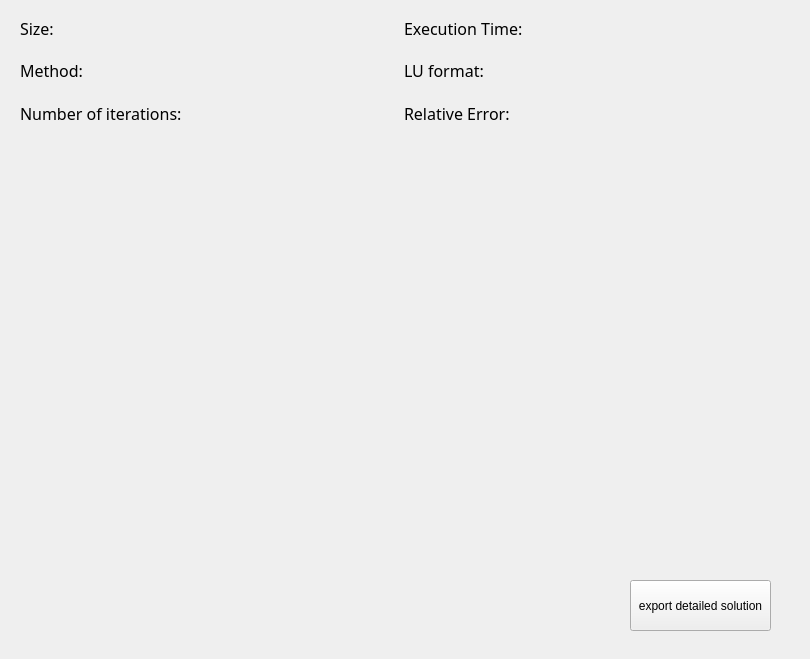
<?xml version="1.0" encoding="UTF-8"?>
<ui version="4.0">
 <class>ans</class>
 <widget class="QWidget" name="ans">
  <property name="geometry">
   <rect>
    <x>0</x>
    <y>0</y>
    <width>810</width>
    <height>659</height>
   </rect>
  </property>
  <property name="windowTitle">
   <string>Form</string>
  </property>
  <widget class="QPushButton" name="solutionButton">
   <property name="geometry">
    <rect>
     <x>630</x>
     <y>580</y>
     <width>141</width>
     <height>51</height>
    </rect>
   </property>
   <property name="text">
    <string>export detailed solution</string>
   </property>
  </widget>
  <widget class="QWidget" name="gridLayoutWidget">
   <property name="geometry">
    <rect>
     <x>20</x>
     <y>10</y>
     <width>761</width>
     <height>121</height>
    </rect>
   </property>
   <layout class="QGridLayout" name="gridLayout">
    <item row="1" column="0">
     <widget class="QLabel" name="MethodLabel">
      <property name="font">
       <font>
        <family>MV Boli</family>
        <pointsize>12</pointsize>
       </font>
      </property>
      <property name="text">
       <string>Method:</string>
      </property>
     </widget>
    </item>
    <item row="2" column="0">
     <widget class="QLabel" name="iterationsLabel">
      <property name="font">
       <font>
        <family>MV Boli</family>
        <pointsize>12</pointsize>
       </font>
      </property>
      <property name="text">
       <string>Number of iterations: </string>
      </property>
     </widget>
    </item>
    <item row="2" column="1">
     <widget class="QLabel" name="iterations">
      <property name="text">
       <string/>
      </property>
     </widget>
    </item>
    <item row="1" column="1">
     <widget class="QLabel" name="Method">
      <property name="text">
       <string/>
      </property>
     </widget>
    </item>
    <item row="2" column="2">
     <widget class="QLabel" name="errorLabel">
      <property name="font">
       <font>
        <family>MV Boli</family>
        <pointsize>12</pointsize>
       </font>
      </property>
      <property name="text">
       <string>Relative Error:</string>
      </property>
     </widget>
    </item>
    <item row="0" column="2">
     <widget class="QLabel" name="TimeLabel">
      <property name="font">
       <font>
        <family>MV Boli</family>
        <pointsize>12</pointsize>
       </font>
      </property>
      <property name="text">
       <string>Execution Time:</string>
      </property>
     </widget>
    </item>
    <item row="2" column="3">
     <widget class="QLabel" name="error">
      <property name="text">
       <string/>
      </property>
     </widget>
    </item>
    <item row="0" column="0">
     <widget class="QLabel" name="sizeLabel">
      <property name="font">
       <font>
        <family>MV Boli</family>
        <pointsize>12</pointsize>
       </font>
      </property>
      <property name="layoutDirection">
       <enum>Qt::LeftToRight</enum>
      </property>
      <property name="text">
       <string>Size:</string>
      </property>
     </widget>
    </item>
    <item row="0" column="3">
     <widget class="QLabel" name="time">
      <property name="text">
       <string/>
      </property>
     </widget>
    </item>
    <item row="1" column="2">
     <widget class="QLabel" name="LULabel">
      <property name="font">
       <font>
        <family>MV Boli</family>
        <pointsize>12</pointsize>
       </font>
      </property>
      <property name="text">
       <string>LU format:</string>
      </property>
     </widget>
    </item>
    <item row="0" column="1">
     <widget class="QLabel" name="size">
      <property name="text">
       <string/>
      </property>
     </widget>
    </item>
    <item row="1" column="3">
     <widget class="QLabel" name="LU">
      <property name="text">
       <string/>
      </property>
     </widget>
    </item>
   </layout>
  </widget>
  <widget class="QWidget" name="solutionWidget" native="true">
   <property name="geometry">
    <rect>
     <x>19</x>
     <y>149</y>
     <width>761</width>
     <height>421</height>
    </rect>
   </property>
  </widget>
 </widget>
 <resources/>
 <connections/>
</ui>
